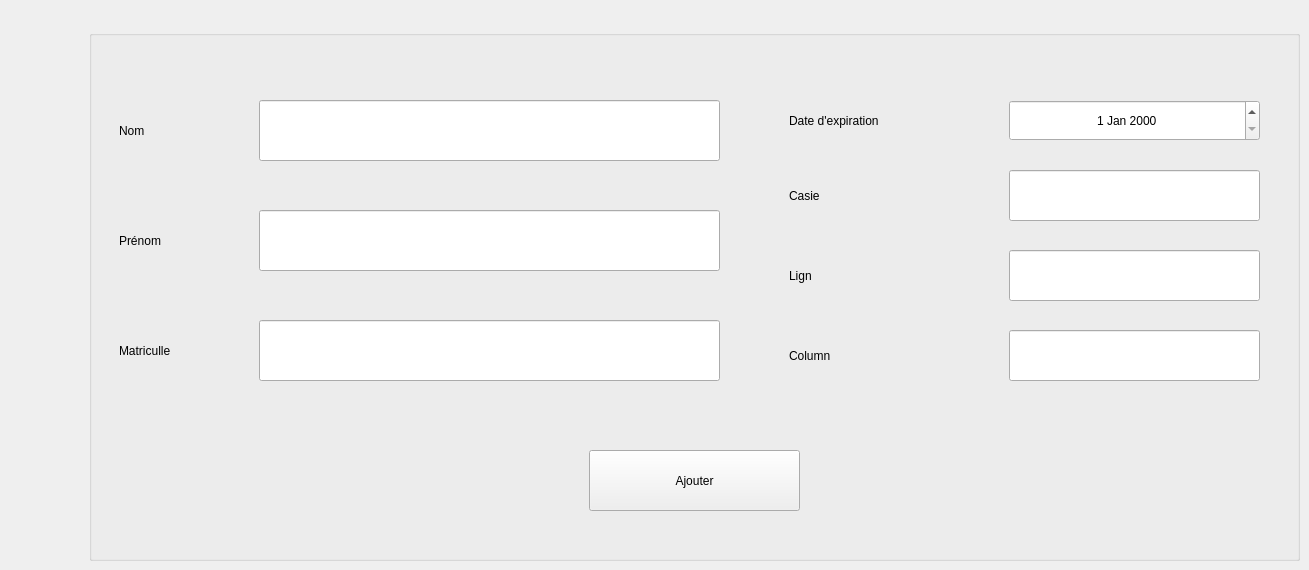
      <widget class="QWidget" name="tab_4">
       <attribute name="title">
        <string>Tab 2</string>
       </attribute>
       <widget class="QGroupBox" name="groupBox">
        <property name="geometry">
         <rect>
          <x>89</x>
          <y>30</y>
          <width>1211</width>
          <height>531</height>
         </rect>
        </property>
        <property name="title">
         <string/>
        </property>
        <widget class="QLineEdit" name="lineEdit_5">
         <property name="geometry">
          <rect>
           <x>920</x>
           <y>140</y>
           <width>251</width>
           <height>51</height>
          </rect>
         </property>
        </widget>
        <widget class="QLineEdit" name="lineEdit_7">
         <property name="geometry">
          <rect>
           <x>920</x>
           <y>300</y>
           <width>251</width>
           <height>51</height>
          </rect>
         </property>
        </widget>
        <widget class="QLineEdit" name="lineEdit_3">
         <property name="geometry">
          <rect>
           <x>170</x>
           <y>180</y>
           <width>461</width>
           <height>61</height>
          </rect>
         </property>
        </widget>
        <widget class="QLineEdit" name="lineEdit_4">
         <property name="geometry">
          <rect>
           <x>170</x>
           <y>290</y>
           <width>461</width>
           <height>61</height>
          </rect>
         </property>
        </widget>
        <widget class="QDateEdit" name="dateEdit">
         <property name="geometry">
          <rect>
           <x>920</x>
           <y>70</y>
           <width>251</width>
           <height>41</height>
          </rect>
         </property>
         <property name="alignment">
          <set>Qt::AlignCenter</set>
         </property>
        </widget>
        <widget class="QLineEdit" name="lineEdit_6">
         <property name="geometry">
          <rect>
           <x>920</x>
           <y>220</y>
           <width>251</width>
           <height>51</height>
          </rect>
         </property>
        </widget>
        <widget class="QLineEdit" name="lineEdit_2">
         <property name="geometry">
          <rect>
           <x>170</x>
           <y>70</y>
           <width>461</width>
           <height>61</height>
          </rect>
         </property>
        </widget>
        <widget class="QLabel" name="label_2">
         <property name="geometry">
          <rect>
           <x>30</x>
           <y>70</y>
           <width>121</width>
           <height>61</height>
          </rect>
         </property>
         <property name="text">
          <string>Nom</string>
         </property>
        </widget>
        <widget class="QLabel" name="label_3">
         <property name="geometry">
          <rect>
           <x>30</x>
           <y>180</y>
           <width>121</width>
           <height>61</height>
          </rect>
         </property>
         <property name="text">
          <string>Prénom</string>
         </property>
        </widget>
        <widget class="QLabel" name="label_4">
         <property name="geometry">
          <rect>
           <x>30</x>
           <y>290</y>
           <width>121</width>
           <height>61</height>
          </rect>
         </property>
         <property name="text">
          <string>Matriculle</string>
         </property>
        </widget>
        <widget class="QLabel" name="label_5">
         <property name="geometry">
          <rect>
           <x>700</x>
           <y>70</y>
           <width>191</width>
           <height>41</height>
          </rect>
         </property>
         <property name="text">
          <string>Date d'expiration</string>
         </property>
        </widget>
        <widget class="QLabel" name="label_6">
         <property name="geometry">
          <rect>
           <x>700</x>
           <y>140</y>
           <width>191</width>
           <height>51</height>
          </rect>
         </property>
         <property name="text">
          <string>Casie</string>
         </property>
        </widget>
        <widget class="QLabel" name="label_7">
         <property name="geometry">
          <rect>
           <x>700</x>
           <y>220</y>
           <width>191</width>
           <height>51</height>
          </rect>
         </property>
         <property name="text">
          <string>Lign</string>
         </property>
        </widget>
        <widget class="QLabel" name="label_8">
         <property name="geometry">
          <rect>
           <x>700</x>
           <y>300</y>
           <width>191</width>
           <height>51</height>
          </rect>
         </property>
         <property name="text">
          <string>Column</string>
         </property>
        </widget>
        <widget class="QPushButton" name="pushButton_6">
         <property name="geometry">
          <rect>
           <x>500</x>
           <y>420</y>
           <width>211</width>
           <height>61</height>
          </rect>
         </property>
         <property name="text">
          <string>Ajouter</string>
         </property>
        </widget>
       </widget>
      </widget>
